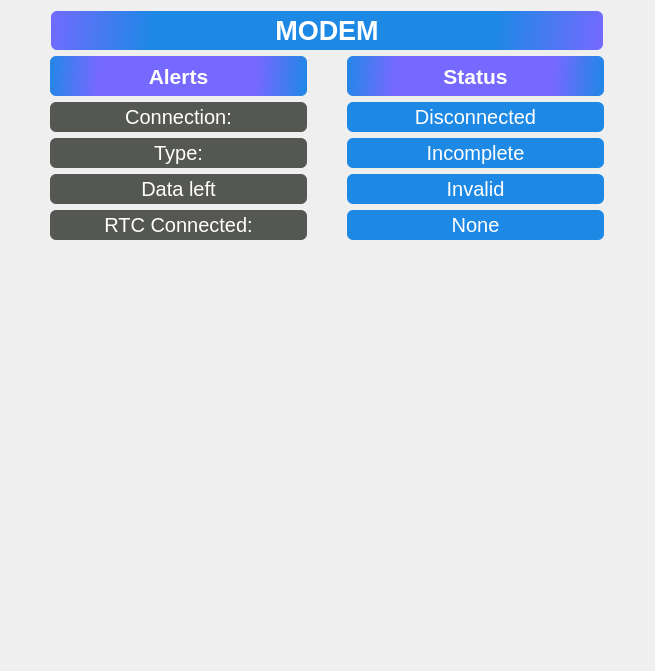
     <widget class="QWidget" name="GSM_Alerts_page">
      <widget class="QWidget" name="verticalLayoutWidget_5">
       <property name="geometry">
        <rect>
         <x>10</x>
         <y>10</y>
         <width>636</width>
         <height>652</height>
        </rect>
       </property>
       <layout class="QVBoxLayout" name="mainGSMLayout">
        <property name="spacing">
         <number>0</number>
        </property>
        <property name="topMargin">
         <number>0</number>
        </property>
        <property name="bottomMargin">
         <number>0</number>
        </property>
        <item>
         <layout class="QHBoxLayout" name="pg5_horLayout">
          <property name="topMargin">
           <number>0</number>
          </property>
          <item>
           <spacer name="pg5spacerLeft">
            <property name="orientation">
             <enum>Qt::Horizontal</enum>
            </property>
            <property name="sizeType">
             <enum>QSizePolicy::Fixed</enum>
            </property>
            <property name="sizeHint" stdset="0">
             <size>
              <width>33</width>
              <height>20</height>
             </size>
            </property>
           </spacer>
          </item>
          <item>
           <widget class="QLabel" name="pg5SubTitleLbl">
            <property name="sizePolicy">
             <sizepolicy hsizetype="Fixed" vsizetype="Fixed">
              <horstretch>0</horstretch>
              <verstretch>0</verstretch>
             </sizepolicy>
            </property>
            <property name="minimumSize">
             <size>
              <width>552</width>
              <height>39</height>
             </size>
            </property>
            <property name="maximumSize">
             <size>
              <width>552</width>
              <height>39</height>
             </size>
            </property>
            <property name="font">
             <font>
              <pointsize>20</pointsize>
              <bold>true</bold>
             </font>
            </property>
            <property name="styleSheet">
             <string notr="true">background-color: qlineargradient(spread:reflect, x1:0.49, y1:0.994318, x2:1, y2:1, stop:0.60804 rgb(30, 136, 229) stop:1 rgb(118, 105, 255));
border-radius: 6px;
padding: 4px 12px;
color: white;</string>
            </property>
            <property name="text">
             <string>MODEM</string>
            </property>
            <property name="alignment">
             <set>Qt::AlignCenter</set>
            </property>
           </widget>
          </item>
          <item>
           <spacer name="pg5spacerRight">
            <property name="orientation">
             <enum>Qt::Horizontal</enum>
            </property>
            <property name="sizeType">
             <enum>QSizePolicy::Fixed</enum>
            </property>
            <property name="sizeHint" stdset="0">
             <size>
              <width>34</width>
              <height>20</height>
             </size>
            </property>
           </spacer>
          </item>
         </layout>
        </item>
        <item>
         <layout class="QGridLayout" name="AlertStatusGrid_gsm">
          <property name="leftMargin">
           <number>40</number>
          </property>
          <property name="topMargin">
           <number>5</number>
          </property>
          <property name="rightMargin">
           <number>40</number>
          </property>
          <property name="bottomMargin">
           <number>10</number>
          </property>
          <property name="horizontalSpacing">
           <number>40</number>
          </property>
          <property name="verticalSpacing">
           <number>6</number>
          </property>
          <item row="2" column="1">
           <widget class="QLabel" name="conType_status_gsm">
            <property name="sizePolicy">
             <sizepolicy hsizetype="Fixed" vsizetype="Fixed">
              <horstretch>0</horstretch>
              <verstretch>0</verstretch>
             </sizepolicy>
            </property>
            <property name="minimumSize">
             <size>
              <width>257</width>
              <height>30</height>
             </size>
            </property>
            <property name="maximumSize">
             <size>
              <width>257</width>
              <height>30</height>
             </size>
            </property>
            <property name="font">
             <font>
              <pointsize>15</pointsize>
             </font>
            </property>
            <property name="styleSheet">
             <string notr="true">background-color: #1E88E5;
border-radius: 6px;
padding: 4px 12px;
color: white;</string>
            </property>
            <property name="text">
             <string>Incomplete</string>
            </property>
            <property name="alignment">
             <set>Qt::AlignCenter</set>
            </property>
           </widget>
          </item>
          <item row="2" column="0">
           <widget class="QLabel" name="conType_alert_gsm">
            <property name="sizePolicy">
             <sizepolicy hsizetype="Fixed" vsizetype="Fixed">
              <horstretch>0</horstretch>
              <verstretch>0</verstretch>
             </sizepolicy>
            </property>
            <property name="minimumSize">
             <size>
              <width>257</width>
              <height>30</height>
             </size>
            </property>
            <property name="maximumSize">
             <size>
              <width>257</width>
              <height>30</height>
             </size>
            </property>
            <property name="font">
             <font>
              <pointsize>15</pointsize>
             </font>
            </property>
            <property name="styleSheet">
             <string notr="true">background: rgb(85, 87, 83);
border-radius: 6px;
padding: 4px 12px;
color: white;</string>
            </property>
            <property name="text">
             <string>Type:</string>
            </property>
            <property name="alignment">
             <set>Qt::AlignCenter</set>
            </property>
           </widget>
          </item>
          <item row="0" column="1">
           <widget class="QLabel" name="Status_Column_gsm">
            <property name="sizePolicy">
             <sizepolicy hsizetype="Fixed" vsizetype="Fixed">
              <horstretch>0</horstretch>
              <verstretch>0</verstretch>
             </sizepolicy>
            </property>
            <property name="minimumSize">
             <size>
              <width>257</width>
              <height>40</height>
             </size>
            </property>
            <property name="maximumSize">
             <size>
              <width>257</width>
              <height>40</height>
             </size>
            </property>
            <property name="font">
             <font>
              <pointsize>16</pointsize>
              <bold>true</bold>
             </font>
            </property>
            <property name="styleSheet">
             <string notr="true">background-color: qlineargradient(spread:reflect, x1:0.49, y1:0.994318, x2:1, y2:1, stop:0.60804 rgb(118, 105, 255) stop:1 rgb(30, 136, 229));
border-radius: 6px;
padding: 8px 12px;
color: white;</string>
            </property>
            <property name="text">
             <string>Status</string>
            </property>
            <property name="alignment">
             <set>Qt::AlignCenter</set>
            </property>
           </widget>
          </item>
          <item row="4" column="1">
           <widget class="QLabel" name="rtc_con_status">
            <property name="sizePolicy">
             <sizepolicy hsizetype="Fixed" vsizetype="Fixed">
              <horstretch>0</horstretch>
              <verstretch>0</verstretch>
             </sizepolicy>
            </property>
            <property name="minimumSize">
             <size>
              <width>257</width>
              <height>30</height>
             </size>
            </property>
            <property name="maximumSize">
             <size>
              <width>257</width>
              <height>30</height>
             </size>
            </property>
            <property name="font">
             <font>
              <pointsize>15</pointsize>
             </font>
            </property>
            <property name="styleSheet">
             <string notr="true">background-color: #1E88E5;
border-radius: 6px;
padding: 4px 12px;
color: white;</string>
            </property>
            <property name="text">
             <string>None</string>
            </property>
            <property name="alignment">
             <set>Qt::AlignCenter</set>
            </property>
           </widget>
          </item>
          <item row="3" column="1">
           <widget class="QLabel" name="dataLeft_status_gsm">
            <property name="sizePolicy">
             <sizepolicy hsizetype="Fixed" vsizetype="Fixed">
              <horstretch>0</horstretch>
              <verstretch>0</verstretch>
             </sizepolicy>
            </property>
            <property name="minimumSize">
             <size>
              <width>257</width>
              <height>30</height>
             </size>
            </property>
            <property name="maximumSize">
             <size>
              <width>257</width>
              <height>30</height>
             </size>
            </property>
            <property name="font">
             <font>
              <pointsize>15</pointsize>
             </font>
            </property>
            <property name="styleSheet">
             <string notr="true">background-color: #1E88E5;
border-radius: 6px;
padding: 4px 12px;
color: white;</string>
            </property>
            <property name="text">
             <string>Invalid</string>
            </property>
            <property name="alignment">
             <set>Qt::AlignCenter</set>
            </property>
           </widget>
          </item>
          <item row="0" column="0">
           <widget class="QLabel" name="Alert_Column_gsm">
            <property name="sizePolicy">
             <sizepolicy hsizetype="Fixed" vsizetype="Fixed">
              <horstretch>0</horstretch>
              <verstretch>0</verstretch>
             </sizepolicy>
            </property>
            <property name="minimumSize">
             <size>
              <width>257</width>
              <height>40</height>
             </size>
            </property>
            <property name="maximumSize">
             <size>
              <width>257</width>
              <height>40</height>
             </size>
            </property>
            <property name="font">
             <font>
              <pointsize>16</pointsize>
              <bold>true</bold>
             </font>
            </property>
            <property name="styleSheet">
             <string notr="true">background-color: qlineargradient(spread:reflect, x1:0.49, y1:0.994318, x2:1, y2:1, stop:0.60804 rgb(118, 105, 255) stop:1 rgb(30, 136, 229));
border-radius: 6px;
padding: 8px 12px;
color: white;</string>
            </property>
            <property name="text">
             <string>Alerts</string>
            </property>
            <property name="alignment">
             <set>Qt::AlignCenter</set>
            </property>
           </widget>
          </item>
          <item row="1" column="0">
           <widget class="QLabel" name="conn_alert_gsm">
            <property name="sizePolicy">
             <sizepolicy hsizetype="Fixed" vsizetype="Fixed">
              <horstretch>0</horstretch>
              <verstretch>0</verstretch>
             </sizepolicy>
            </property>
            <property name="minimumSize">
             <size>
              <width>257</width>
              <height>30</height>
             </size>
            </property>
            <property name="maximumSize">
             <size>
              <width>257</width>
              <height>30</height>
             </size>
            </property>
            <property name="font">
             <font>
              <pointsize>15</pointsize>
             </font>
            </property>
            <property name="styleSheet">
             <string notr="true">background: rgb(85, 87, 83);
border-radius: 6px;
padding: 4px 12px;
color: white;</string>
            </property>
            <property name="text">
             <string>Connection:</string>
            </property>
            <property name="alignment">
             <set>Qt::AlignCenter</set>
            </property>
           </widget>
          </item>
          <item row="1" column="1">
           <widget class="QLabel" name="conn_status_gsm">
            <property name="sizePolicy">
             <sizepolicy hsizetype="Fixed" vsizetype="Fixed">
              <horstretch>0</horstretch>
              <verstretch>0</verstretch>
             </sizepolicy>
            </property>
            <property name="minimumSize">
             <size>
              <width>257</width>
              <height>30</height>
             </size>
            </property>
            <property name="maximumSize">
             <size>
              <width>257</width>
              <height>30</height>
             </size>
            </property>
            <property name="font">
             <font>
              <pointsize>15</pointsize>
             </font>
            </property>
            <property name="styleSheet">
             <string notr="true">background-color: #1E88E5;
border-radius: 6px;
padding: 4px 12px;
color: white;</string>
            </property>
            <property name="text">
             <string>Disconnected</string>
            </property>
            <property name="alignment">
             <set>Qt::AlignCenter</set>
            </property>
           </widget>
          </item>
          <item row="4" column="0">
           <widget class="QLabel" name="rtc_con_alert">
            <property name="sizePolicy">
             <sizepolicy hsizetype="Fixed" vsizetype="Fixed">
              <horstretch>0</horstretch>
              <verstretch>0</verstretch>
             </sizepolicy>
            </property>
            <property name="minimumSize">
             <size>
              <width>257</width>
              <height>30</height>
             </size>
            </property>
            <property name="maximumSize">
             <size>
              <width>257</width>
              <height>30</height>
             </size>
            </property>
            <property name="font">
             <font>
              <pointsize>15</pointsize>
             </font>
            </property>
            <property name="styleSheet">
             <string notr="true">background: rgb(85, 87, 83);
border-radius: 6px;
padding: 4px 12px;
color: white;</string>
            </property>
            <property name="text">
             <string>RTC Connected:</string>
            </property>
            <property name="alignment">
             <set>Qt::AlignCenter</set>
            </property>
           </widget>
          </item>
          <item row="3" column="0">
           <widget class="QLabel" name="dataLeft_alert_gsm">
            <property name="sizePolicy">
             <sizepolicy hsizetype="Fixed" vsizetype="Fixed">
              <horstretch>0</horstretch>
              <verstretch>0</verstretch>
             </sizepolicy>
            </property>
            <property name="minimumSize">
             <size>
              <width>257</width>
              <height>30</height>
             </size>
            </property>
            <property name="maximumSize">
             <size>
              <width>257</width>
              <height>30</height>
             </size>
            </property>
            <property name="font">
             <font>
              <pointsize>15</pointsize>
             </font>
            </property>
            <property name="styleSheet">
             <string notr="true">background: rgb(85, 87, 83);
border-radius: 6px;
padding: 4px 12px;
color: white;</string>
            </property>
            <property name="text">
             <string>Data left</string>
            </property>
            <property name="alignment">
             <set>Qt::AlignCenter</set>
            </property>
           </widget>
          </item>
         </layout>
        </item>
        <item>
         <spacer name="gridSpacer_gsm">
          <property name="orientation">
           <enum>Qt::Vertical</enum>
          </property>
          <property name="sizeType">
           <enum>QSizePolicy::Fixed</enum>
          </property>
          <property name="sizeHint" stdset="0">
           <size>
            <width>20</width>
            <height>410</height>
           </size>
          </property>
         </spacer>
        </item>
       </layout>
      </widget>
     </widget>
